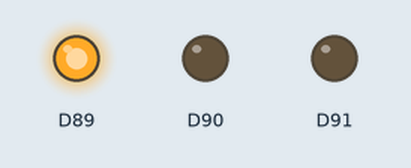
This sketch was run on a simulated Arduino MKR. Parts: output pins drawn as LEDs (lit = HIGH).

Above: at 0.05 s.
At 1.1 s:
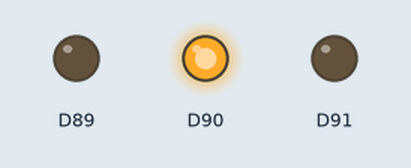
At 2.15 s:
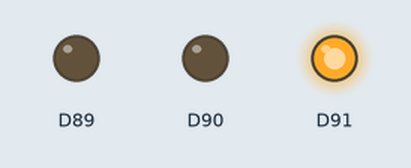
At 4.3 s:
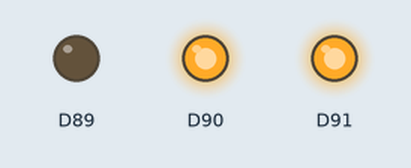
At 6.0 s:
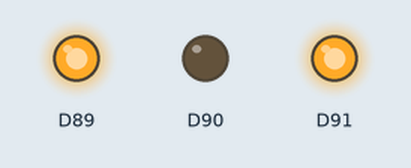
At 8.55 s:
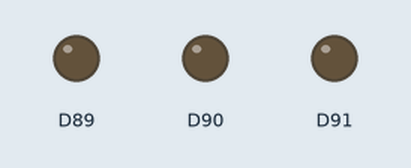
Timing chart, 0 to 11.1 s (numbered marks = the images above):
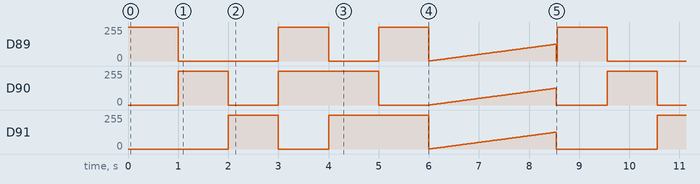

The sketch:

Blink_RGB_LED.ino
```cpp
/*
  Blink using RGB on Arduino MKR 1010.

  Cycles through various colors on the built in RGB LED.

  https://github.com/arduino-libraries/WiFiNINA/issues/24

*/

#include <WiFiNINA.h>
#include <utility/wifi_drv.h>

// the setup function runs once when you press reset or power the board
void setup() {
  WiFiDrv::pinMode(25, OUTPUT);  //GREEN
  WiFiDrv::pinMode(26, OUTPUT);  //RED
  WiFiDrv::pinMode(27, OUTPUT);  //BLUE
}

// the loop function runs over and over again forever
void loop() {
  WiFiDrv::digitalWrite(25, HIGH); // for full GREEN brightness
  delay(1000);
  WiFiDrv::digitalWrite(25, LOW);
  WiFiDrv::digitalWrite(26, HIGH); // for full RED brightness
  delay(1000);
  WiFiDrv::digitalWrite(26, LOW);
  WiFiDrv::digitalWrite(27, HIGH); // for full BLUE brightness
  delay(1000);
  WiFiDrv::digitalWrite(27, LOW);
  // Add colors together for more options.
  // YELLOW
  WiFiDrv::digitalWrite(25, HIGH); // for full GREEN brightness
  WiFiDrv::digitalWrite(26, HIGH); // for full RED brightness
  delay(1000);
  WiFiDrv::digitalWrite(25, LOW);
  WiFiDrv::digitalWrite(26, LOW);
  // PURPLE
  WiFiDrv::digitalWrite(26, HIGH); // for full RED brightness
  WiFiDrv::digitalWrite(27, HIGH); // for full BLUE brightness
  delay(1000);
  WiFiDrv::digitalWrite(26, LOW);
  WiFiDrv::digitalWrite(27, LOW);
  // TURQUOISE
  WiFiDrv::digitalWrite(27, HIGH); // for full BLUE brightness
  WiFiDrv::digitalWrite(25, HIGH); // for full GREEN brightness
  delay(1000);
  WiFiDrv::digitalWrite(27, LOW);
  WiFiDrv::digitalWrite(25, LOW);

  // You can use analogWrite to control brightness of each pin.
  // WHITE, using all the LED's
  for(int i = 0; i < 128; i++) {
    WiFiDrv::analogWrite(25, i % 127); // for varying GREEN brightness
    WiFiDrv::analogWrite(26, i % 127); // for varying REB brightness
    WiFiDrv::analogWrite(27, i % 127); // for varying BLUE brightness
    delay(20);
  }
}
```

Measured:
- by itself, D89–91: moves between 0/255 and 255/255, repeating every 8.6 s
